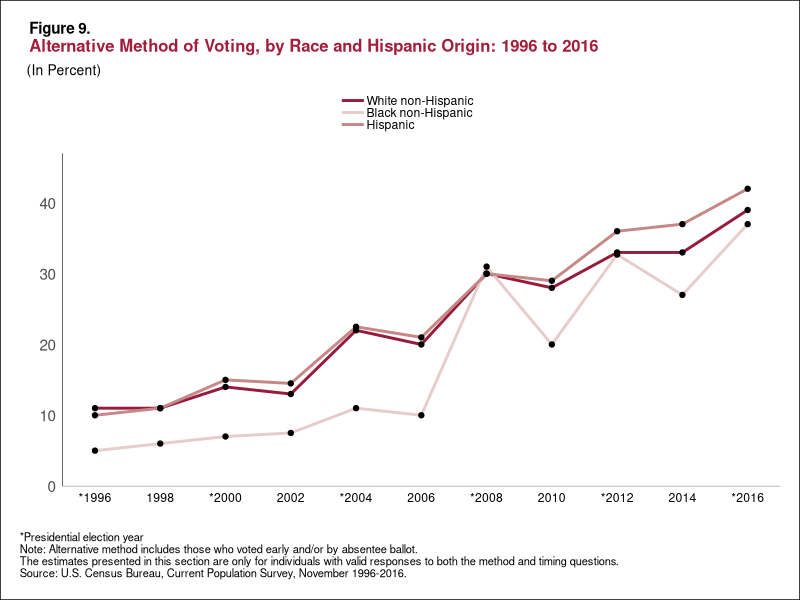

Write R code to recreate this figure.
## ---- chunk 1
knitr::opts_chunk$set(echo = TRUE)
## ---- chunk 2
library(tidyverse)
# I like this for coloring text: https://wilkelab.org/ggtext/
library("ggtext")
library(grid)
library(rlang)
## ---- chunk 3
age_groups= c("18-29 year olds", "30-44 year olds", "45-64 year olds", "65 years and older")
types= c("White non-Hispanic", "Black non-Hispanic", "Hispanic")
year_levels <- c("*1996", "1998", "*2000", "2002", "*2004", "2006", "*2008", "2010", "*2012", "2014", "*2016")
percent<- c(5,10,15,20,25,30,35,40,45,50)
pop_colors <- c("#971c3c","#e6cdcb","#c58887")



vote_data<- tibble(
  vote_type = rep(types, 11),
  pop_groups= rep(year_levels, c(3,3,3,3,3,3,3,3,3,3,3)),
  amount= c(11,5,10,11,6,11,14,7,15,13,7.5,14.5,22,11,22.5,20,10,21,30,31,30,28,20,29,33,32.7,36,33,27,37,39,37,42), 
  fill= rep(pop_colors, 11)
)


vote_data<- vote_data%>%
  mutate(vote_type = factor(vote_type, levels= types),
         pop_groups= factor(pop_groups, levels=  year_levels),
         fill= factor(fill, levels= pop_colors))
area<- (ggplot(data= vote_data, aes(x= pop_groups, y= amount, group = vote_type))+ geom_line(aes(color=vote_type), size =1)+ geom_point()+ scale_color_manual(values=pop_colors)+

 labs(title = "<span style = 'font-size:11pt; color:#000000'><b>Figure 9.</span></p><p><span style = 'font-size:12pt; color:#a21e3c'><b>Alternative Method of Voting, by Race and Hispanic Origin: 1996 to 2016</span></p>",
       subtitle = "<span style = 'font-size:10pt; color:#000000'>(In Percent)</span>",
       y = "",
       x = "",
       caption = "*Presidential election year\nNote: Alternative method includes those who voted early and/or by absentee ballot.\nThe estimates presented in this section are only for individuals with valid responses to both the method and timing questions.\nSource: U.S. Census Bureau, Current Population Survey, November 1996-2016."))


new<- (area + theme_classic()+
  theme(
           # Needed for using HTML syntax in plot title
           # plot.title = element_markdown(), 
           # Cleaned up some redundancies and combined your theme changes into one layer
           panel.grid = element_blank(),
           plot.background = element_rect(fill = "white", color = "black"),
           panel.grid.major = element_blank(),
           panel.grid.minor = element_blank(),
           plot.title = element_markdown(hjust= .05),
           plot.title.position = "plot",
           plot.caption.position = "plot",
           plot.subtitle = element_markdown(hjust=.01), 
           plot.caption = element_text(size = 8, color = "black", hjust = 0),
           axis.ticks = element_blank(),
           axis.line.y = element_line(size=.2),
           axis.text.y= element_text(size=11),
           axis.line.x = element_line(size=.1),
           axis.text.x= element_text(color= "black"),
           legend.key.height= unit(.2, 'cm'), legend.key.width= unit(.7, 'cm'),
           legend.spacing.x = unit(.1, 'cm'),
            plot.margin = unit(c(.5,.5,.5,.5), "cm"),
           legend.position="top",
           legend.text=element_text(margin=margin(r=.3,unit="inch")),
           legend.title= element_blank(),
           legend.direction='vertical')
+ scale_x_discrete(expand=c(.05,0))
+ guides(fill = guide_legend(byrow = TRUE))
+ scale_y_continuous(expand = c(0,5)))
new
